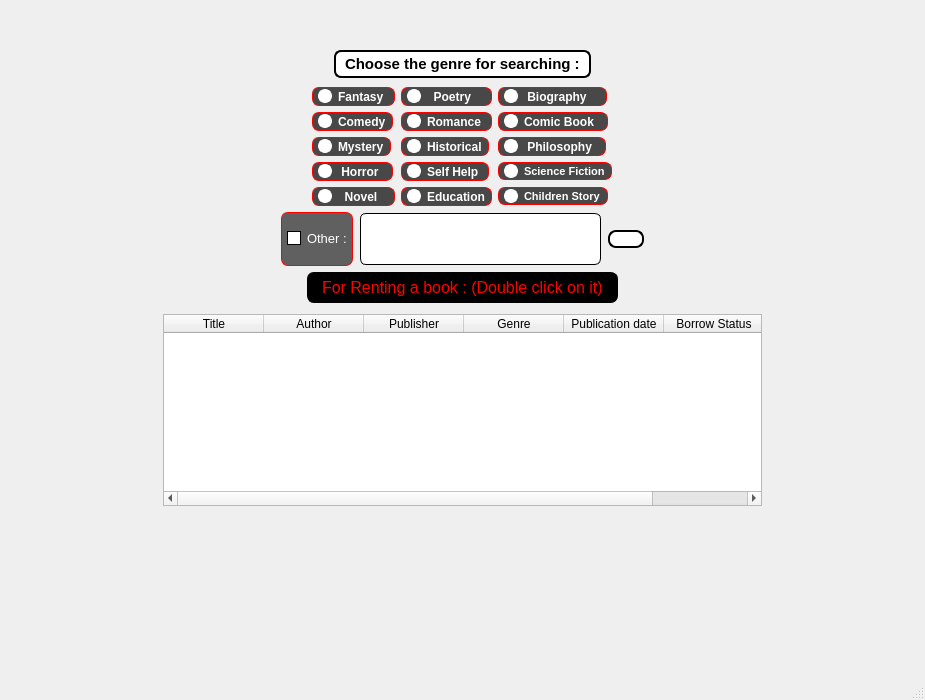
<?xml version="1.0" encoding="UTF-8"?>
<ui version="4.0">
 <class>rent</class>
 <widget class="QMainWindow" name="rent">
  <property name="geometry">
   <rect>
    <x>0</x>
    <y>0</y>
    <width>925</width>
    <height>700</height>
   </rect>
  </property>
  <property name="windowTitle">
   <string>MainWindow</string>
  </property>
  <property name="styleSheet">
   <string notr="true">#centralwidget
{
	border-image: url(:/img/C:/Users/DELTAcomputer/Desktop/lib1.jpg);
}

QRadioButton {
    color: black;
background-color : rgba(0, 0, 0,0.6);
border : 1px solid red;
border-radius : 7px;
}

QRadioButton::indicator {
    width: 10px;
    height: 10px;
    border-radius: 7px;
}

QRadioButton::indicator:checked {
    background-color: red;
    border: 2px solid white;
}

QRadioButton::indicator:unchecked {
    background-color:  white;
    border: 2px solid white;
}

QChechBox::indicator {
    width: 5px;
    height: 5px;
    border-radius: 5px;
}

QChechBox::indicator:checked {
    background-color: red;
    border: 2px solid red;
}

QCheckBox::indicator:unchecked {
    background-color:  white;
    border: 1px solid black;
}

#QCheckBox
 {
    color: black;
background-color : rgba(0, 0, 0,0.6);
border : 1px solid red;
border-radius : 7px;
}</string>
  </property>
  <widget class="QWidget" name="centralwidget">
   <layout class="QVBoxLayout" name="verticalLayout_7">
    <item>
     <layout class="QHBoxLayout" name="horizontalLayout_11">
      <property name="leftMargin">
       <number>20</number>
      </property>
      <property name="topMargin">
       <number>10</number>
      </property>
      <property name="rightMargin">
       <number>20</number>
      </property>
      <property name="bottomMargin">
       <number>5</number>
      </property>
      <item>
       <widget class="QPushButton" name="backBtn">
        <property name="cursor">
         <cursorShape>PointingHandCursor</cursorShape>
        </property>
        <property name="toolTip">
         <string>Back</string>
        </property>
        <property name="toolTipDuration">
         <number>-3</number>
        </property>
        <property name="styleSheet">
         <string notr="true">#backBtn
{
border : 10px;
}
</string>
        </property>
        <property name="text">
         <string/>
        </property>
        <property name="icon">
         <iconset>
          <normaloff>C:/Users/DELTAcomputer/Desktop/icons/329353.png</normaloff>C:/Users/DELTAcomputer/Desktop/icons/329353.png</iconset>
        </property>
        <property name="iconSize">
         <size>
          <width>55</width>
          <height>55</height>
         </size>
        </property>
       </widget>
      </item>
      <item>
       <spacer name="horizontalSpacer_19">
        <property name="orientation">
         <enum>Qt::Horizontal</enum>
        </property>
        <property name="sizeHint" stdset="0">
         <size>
          <width>40</width>
          <height>20</height>
         </size>
        </property>
       </spacer>
      </item>
     </layout>
    </item>
    <item>
     <layout class="QVBoxLayout" name="verticalLayout_5">
      <property name="leftMargin">
       <number>10</number>
      </property>
      <property name="topMargin">
       <number>0</number>
      </property>
      <property name="rightMargin">
       <number>10</number>
      </property>
      <property name="bottomMargin">
       <number>0</number>
      </property>
      <item>
       <layout class="QHBoxLayout" name="horizontalLayout_12">
        <property name="leftMargin">
         <number>10</number>
        </property>
        <property name="topMargin">
         <number>0</number>
        </property>
        <property name="rightMargin">
         <number>10</number>
        </property>
        <property name="bottomMargin">
         <number>3</number>
        </property>
        <item>
         <spacer name="horizontalSpacer_20">
          <property name="orientation">
           <enum>Qt::Horizontal</enum>
          </property>
          <property name="sizeHint" stdset="0">
           <size>
            <width>40</width>
            <height>20</height>
           </size>
          </property>
         </spacer>
        </item>
        <item>
         <widget class="QLabel" name="RentLabel">
          <property name="font">
           <font>
            <pointsize>11</pointsize>
            <weight>75</weight>
            <bold>true</bold>
           </font>
          </property>
          <property name="styleSheet">
           <string notr="true">#RentLabel
{
color : blacj;
padding : 3px 5px;
background-color : rgba(255, 255, 255,1.0);
border : 2px solid black;
border-radius : 7px;
}</string>
          </property>
          <property name="text">
           <string>Choose the genre for searching :</string>
          </property>
         </widget>
        </item>
        <item>
         <spacer name="horizontalSpacer_21">
          <property name="orientation">
           <enum>Qt::Horizontal</enum>
          </property>
          <property name="sizeHint" stdset="0">
           <size>
            <width>40</width>
            <height>20</height>
           </size>
          </property>
         </spacer>
        </item>
       </layout>
      </item>
      <item>
       <layout class="QGridLayout" name="gridLayout_3">
        <property name="sizeConstraint">
         <enum>QLayout::SetDefaultConstraint</enum>
        </property>
        <property name="leftMargin">
         <number>20</number>
        </property>
        <property name="topMargin">
         <number>0</number>
        </property>
        <property name="rightMargin">
         <number>20</number>
        </property>
        <property name="bottomMargin">
         <number>0</number>
        </property>
        <property name="verticalSpacing">
         <number>7</number>
        </property>
        <item row="0" column="2">
         <spacer name="horizontalSpacer_23">
          <property name="orientation">
           <enum>Qt::Horizontal</enum>
          </property>
          <property name="sizeHint" stdset="0">
           <size>
            <width>40</width>
            <height>20</height>
           </size>
          </property>
         </spacer>
        </item>
        <item row="0" column="1">
         <widget class="QWidget" name="lay2" native="true">
          <property name="styleSheet">
           <string notr="true"/>
          </property>
          <layout class="QGridLayout" name="gridLayout_4">
           <property name="leftMargin">
            <number>0</number>
           </property>
           <property name="topMargin">
            <number>0</number>
           </property>
           <property name="rightMargin">
            <number>1</number>
           </property>
           <property name="bottomMargin">
            <number>0</number>
           </property>
           <item row="1" column="0">
            <widget class="QRadioButton" name="comedyRadio">
             <property name="sizePolicy">
              <sizepolicy hsizetype="Fixed" vsizetype="Fixed">
               <horstretch>0</horstretch>
               <verstretch>0</verstretch>
              </sizepolicy>
             </property>
             <property name="font">
              <font>
               <pointsize>9</pointsize>
               <weight>75</weight>
               <bold>true</bold>
              </font>
             </property>
             <property name="cursor">
              <cursorShape>PointingHandCursor</cursorShape>
             </property>
             <property name="styleSheet">
              <string notr="true">#comedyRadio
{
color : white;
padding : 1px 5px;
background-color : rgba(0, 0, 0,0.7);
border : 1px solid red;
border-radius : 7px;
}</string>
             </property>
             <property name="text">
              <string>Comedy</string>
             </property>
            </widget>
           </item>
           <item row="3" column="0">
            <widget class="QRadioButton" name="horrorRadio">
             <property name="sizePolicy">
              <sizepolicy hsizetype="Fixed" vsizetype="Fixed">
               <horstretch>0</horstretch>
               <verstretch>0</verstretch>
              </sizepolicy>
             </property>
             <property name="font">
              <font>
               <pointsize>9</pointsize>
               <weight>75</weight>
               <bold>true</bold>
              </font>
             </property>
             <property name="cursor">
              <cursorShape>PointingHandCursor</cursorShape>
             </property>
             <property name="styleSheet">
              <string notr="true">#horrorRadio
{
color : white;
padding : 1px 5px;
background-color : rgba(0, 0, 0,0.7);
border : 1px solid red;
border-radius : 7px;
}</string>
             </property>
             <property name="text">
              <string> Horror  </string>
             </property>
            </widget>
           </item>
           <item row="3" column="2">
            <widget class="QRadioButton" name="scienceRadio">
             <property name="sizePolicy">
              <sizepolicy hsizetype="Fixed" vsizetype="Fixed">
               <horstretch>0</horstretch>
               <verstretch>0</verstretch>
              </sizepolicy>
             </property>
             <property name="font">
              <font>
               <pointsize>8</pointsize>
               <weight>75</weight>
               <bold>true</bold>
              </font>
             </property>
             <property name="cursor">
              <cursorShape>PointingHandCursor</cursorShape>
             </property>
             <property name="styleSheet">
              <string notr="true">#scienceRadio
{
color : white;
padding : 1px 5px;
background-color : rgba(0, 0, 0,0.7);
border : 1px solid red;
border-radius : 7px;
}</string>
             </property>
             <property name="text">
              <string>Science Fiction</string>
             </property>
            </widget>
           </item>
           <item row="0" column="2">
            <widget class="QRadioButton" name="bioRadio">
             <property name="sizePolicy">
              <sizepolicy hsizetype="Fixed" vsizetype="Fixed">
               <horstretch>0</horstretch>
               <verstretch>0</verstretch>
              </sizepolicy>
             </property>
             <property name="font">
              <font>
               <pointsize>9</pointsize>
               <weight>75</weight>
               <bold>true</bold>
              </font>
             </property>
             <property name="cursor">
              <cursorShape>PointingHandCursor</cursorShape>
             </property>
             <property name="styleSheet">
              <string notr="true">#bioRadio
{
color : white;
padding : 1px 5px;
background-color : rgba(0, 0, 0,0.7);
border : 1px solid red;
border-radius : 7px;
}</string>
             </property>
             <property name="text">
              <string> Biography    </string>
             </property>
            </widget>
           </item>
           <item row="1" column="1">
            <widget class="QRadioButton" name="romanceRadio">
             <property name="sizePolicy">
              <sizepolicy hsizetype="Fixed" vsizetype="Fixed">
               <horstretch>0</horstretch>
               <verstretch>0</verstretch>
              </sizepolicy>
             </property>
             <property name="font">
              <font>
               <pointsize>9</pointsize>
               <weight>75</weight>
               <bold>true</bold>
              </font>
             </property>
             <property name="cursor">
              <cursorShape>PointingHandCursor</cursorShape>
             </property>
             <property name="styleSheet">
              <string notr="true">#romanceRadio
{
color : white;
padding : 1px 5px;
background-color : rgba(0, 0, 0,0.7);
border : 1px solid red;
border-radius : 7px;
}</string>
             </property>
             <property name="text">
              <string>Romance </string>
             </property>
            </widget>
           </item>
           <item row="2" column="1">
            <widget class="QRadioButton" name="historicalRadio">
             <property name="sizePolicy">
              <sizepolicy hsizetype="Fixed" vsizetype="Fixed">
               <horstretch>0</horstretch>
               <verstretch>0</verstretch>
              </sizepolicy>
             </property>
             <property name="font">
              <font>
               <pointsize>9</pointsize>
               <weight>75</weight>
               <bold>true</bold>
              </font>
             </property>
             <property name="cursor">
              <cursorShape>PointingHandCursor</cursorShape>
             </property>
             <property name="styleSheet">
              <string notr="true">#historicalRadio
{
color : white;
padding : 1px 5px;
background-color : rgba(0, 0, 0,0.7);
border : 1px solid red;
border-radius : 7px;
}</string>
             </property>
             <property name="text">
              <string>Historical</string>
             </property>
            </widget>
           </item>
           <item row="3" column="1">
            <widget class="QRadioButton" name="helpRadio">
             <property name="sizePolicy">
              <sizepolicy hsizetype="Fixed" vsizetype="Fixed">
               <horstretch>0</horstretch>
               <verstretch>0</verstretch>
              </sizepolicy>
             </property>
             <property name="font">
              <font>
               <pointsize>9</pointsize>
               <weight>75</weight>
               <bold>true</bold>
              </font>
             </property>
             <property name="cursor">
              <cursorShape>PointingHandCursor</cursorShape>
             </property>
             <property name="styleSheet">
              <string notr="true">#helpRadio
{
color : white;
padding : 1px 5px;
background-color : rgba(0, 0, 0,0.7);
border : 1px solid red;
border-radius : 7px;
}</string>
             </property>
             <property name="text">
              <string>Self Help </string>
             </property>
            </widget>
           </item>
           <item row="2" column="0">
            <widget class="QRadioButton" name="mysteryRadio">
             <property name="sizePolicy">
              <sizepolicy hsizetype="Fixed" vsizetype="Fixed">
               <horstretch>0</horstretch>
               <verstretch>0</verstretch>
              </sizepolicy>
             </property>
             <property name="font">
              <font>
               <pointsize>9</pointsize>
               <weight>75</weight>
               <bold>true</bold>
              </font>
             </property>
             <property name="cursor">
              <cursorShape>PointingHandCursor</cursorShape>
             </property>
             <property name="styleSheet">
              <string notr="true">#mysteryRadio
{
color : white;
padding : 1px 5px;
background-color : rgba(0, 0, 0,0.7);
border : 1px solid red;
border-radius : 7px;
}</string>
             </property>
             <property name="text">
              <string>Mystery</string>
             </property>
            </widget>
           </item>
           <item row="1" column="2">
            <widget class="QRadioButton" name="comicRadio">
             <property name="sizePolicy">
              <sizepolicy hsizetype="Fixed" vsizetype="Fixed">
               <horstretch>0</horstretch>
               <verstretch>0</verstretch>
              </sizepolicy>
             </property>
             <property name="font">
              <font>
               <pointsize>9</pointsize>
               <weight>75</weight>
               <bold>true</bold>
              </font>
             </property>
             <property name="cursor">
              <cursorShape>PointingHandCursor</cursorShape>
             </property>
             <property name="styleSheet">
              <string notr="true">#comicRadio
{
color : white;
padding : 1px 5px;
background-color : rgba(0, 0, 0,0.7);
border : 1px solid red;
border-radius : 7px;
}</string>
             </property>
             <property name="text">
              <string>Comic Book  </string>
             </property>
            </widget>
           </item>
           <item row="4" column="1">
            <widget class="QRadioButton" name="educationRadio">
             <property name="sizePolicy">
              <sizepolicy hsizetype="Fixed" vsizetype="Fixed">
               <horstretch>0</horstretch>
               <verstretch>0</verstretch>
              </sizepolicy>
             </property>
             <property name="font">
              <font>
               <pointsize>9</pointsize>
               <weight>75</weight>
               <bold>true</bold>
              </font>
             </property>
             <property name="styleSheet">
              <string notr="true">#educationRadio
{
color : white;
padding : 1px 5px;
background-color : rgba(0, 0, 0,0.7);
border : 1px solid red;
border-radius : 7px;
}</string>
             </property>
             <property name="text">
              <string>Education</string>
             </property>
            </widget>
           </item>
           <item row="4" column="0">
            <widget class="QRadioButton" name="novelRadio">
             <property name="sizePolicy">
              <sizepolicy hsizetype="Fixed" vsizetype="Fixed">
               <horstretch>0</horstretch>
               <verstretch>0</verstretch>
              </sizepolicy>
             </property>
             <property name="font">
              <font>
               <pointsize>9</pointsize>
               <weight>75</weight>
               <bold>true</bold>
              </font>
             </property>
             <property name="cursor">
              <cursorShape>PointingHandCursor</cursorShape>
             </property>
             <property name="styleSheet">
              <string notr="true">#novelRadio
{
color : white;
padding : 1px 5px;
background-color : rgba(0, 0, 0,0.7);
border : 1px solid red;
border-radius : 7px;
}</string>
             </property>
             <property name="text">
              <string>  Novel   </string>
             </property>
            </widget>
           </item>
           <item row="0" column="1">
            <widget class="QRadioButton" name="poetryRadio">
             <property name="sizePolicy">
              <sizepolicy hsizetype="Fixed" vsizetype="Fixed">
               <horstretch>0</horstretch>
               <verstretch>0</verstretch>
              </sizepolicy>
             </property>
             <property name="font">
              <font>
               <pointsize>9</pointsize>
               <weight>75</weight>
               <bold>true</bold>
              </font>
             </property>
             <property name="cursor">
              <cursorShape>PointingHandCursor</cursorShape>
             </property>
             <property name="styleSheet">
              <string notr="true">#poetryRadio
{
color : white;
padding : 1px 5px;
background-color : rgba(0, 0, 0,0.7);
border : 1px solid red;
border-radius : 7px;
}</string>
             </property>
             <property name="text">
              <string>  Poetry    </string>
             </property>
            </widget>
           </item>
           <item row="4" column="2">
            <widget class="QRadioButton" name="childRadio">
             <property name="sizePolicy">
              <sizepolicy hsizetype="Fixed" vsizetype="Fixed">
               <horstretch>0</horstretch>
               <verstretch>0</verstretch>
              </sizepolicy>
             </property>
             <property name="font">
              <font>
               <pointsize>8</pointsize>
               <weight>75</weight>
               <bold>true</bold>
              </font>
             </property>
             <property name="cursor">
              <cursorShape>PointingHandCursor</cursorShape>
             </property>
             <property name="styleSheet">
              <string notr="true">#childRadio
{
color : white;
padding : 1px 5px;
background-color : rgba(0, 0, 0,0.7);
border : 1px solid red;
border-radius : 7px;
}</string>
             </property>
             <property name="text">
              <string>Children Story</string>
             </property>
            </widget>
           </item>
           <item row="2" column="2">
            <widget class="QRadioButton" name="philsRadio">
             <property name="sizePolicy">
              <sizepolicy hsizetype="Fixed" vsizetype="Fixed">
               <horstretch>0</horstretch>
               <verstretch>0</verstretch>
              </sizepolicy>
             </property>
             <property name="font">
              <font>
               <pointsize>9</pointsize>
               <weight>75</weight>
               <bold>true</bold>
              </font>
             </property>
             <property name="cursor">
              <cursorShape>PointingHandCursor</cursorShape>
             </property>
             <property name="styleSheet">
              <string notr="true">#philsRadio
{
color : white;
padding : 1px 5px;
background-color : rgba(0, 0, 0,0.7);
border : 1px solid red;
border-radius : 7px;
}</string>
             </property>
             <property name="text">
              <string> Philosophy  </string>
             </property>
            </widget>
           </item>
           <item row="0" column="0">
            <widget class="QRadioButton" name="fantasyRadio">
             <property name="font">
              <font>
               <pointsize>9</pointsize>
               <weight>75</weight>
               <bold>true</bold>
              </font>
             </property>
             <property name="cursor">
              <cursorShape>PointingHandCursor</cursorShape>
             </property>
             <property name="styleSheet">
              <string notr="true">#fantasyRadio
{
color : white;
padding : 1px 5px;
background-color : rgba(0, 0, 0,0.7);
border : 1px solid red;
border-radius : 7px;
}</string>
             </property>
             <property name="text">
              <string>Fantasy</string>
             </property>
            </widget>
           </item>
          </layout>
         </widget>
        </item>
        <item row="0" column="0">
         <spacer name="horizontalSpacer_34">
          <property name="orientation">
           <enum>Qt::Horizontal</enum>
          </property>
          <property name="sizeHint" stdset="0">
           <size>
            <width>40</width>
            <height>20</height>
           </size>
          </property>
         </spacer>
        </item>
       </layout>
      </item>
      <item>
       <layout class="QHBoxLayout" name="horizontalLayout_14">
        <property name="leftMargin">
         <number>20</number>
        </property>
        <property name="topMargin">
         <number>0</number>
        </property>
        <property name="rightMargin">
         <number>20</number>
        </property>
        <property name="bottomMargin">
         <number>0</number>
        </property>
        <item>
         <spacer name="horizontalSpacer_30">
          <property name="orientation">
           <enum>Qt::Horizontal</enum>
          </property>
          <property name="sizeHint" stdset="0">
           <size>
            <width>40</width>
            <height>20</height>
           </size>
          </property>
         </spacer>
        </item>
        <item>
         <widget class="QWidget" name="lay100" native="true">
          <property name="styleSheet">
           <string notr="true">#lay100
{
background-color : rgba(0, 0, 0,0.6);
border : 1px solid red;
border-radius : 7px;
padding : 2px 2px;
}</string>
          </property>
          <layout class="QHBoxLayout" name="lay">
           <property name="leftMargin">
            <number>6</number>
           </property>
           <property name="topMargin">
            <number>5</number>
           </property>
           <property name="rightMargin">
            <number>5</number>
           </property>
           <property name="bottomMargin">
            <number>5</number>
           </property>
           <item>
            <widget class="QCheckBox" name="OtherCheck">
             <property name="font">
              <font>
               <pointsize>10</pointsize>
               <weight>50</weight>
               <bold>false</bold>
              </font>
             </property>
             <property name="styleSheet">
              <string notr="true">#OtherCheck
{
color : white;
margin-bottom:1px;
}</string>
             </property>
             <property name="text">
              <string>Other :</string>
             </property>
            </widget>
           </item>
          </layout>
         </widget>
        </item>
        <item>
         <widget class="QLineEdit" name="searchLine">
          <property name="enabled">
           <bool>false</bool>
          </property>
          <property name="font">
           <font>
            <family>inherit</family>
            <pointsize>-1</pointsize>
            <weight>50</weight>
            <italic>false</italic>
            <bold>false</bold>
           </font>
          </property>
          <property name="styleSheet">
           <string notr="true">#searchLine
{
border: 1px solid;
border-radius: 6px;
background-repeat: no-repeat;
background-position: right 8px center;
padding: 14px 20px;
font-size: 14px;
line-height: 20px;
color : rgb(36, 41, 46);
vertical-align: middle;
background-color: rgb(255, 255, 255);
font-family: inherit;
font: inherit;
margin: 1px 1px;
width: 100%;
}</string>
          </property>
         </widget>
        </item>
        <item>
         <widget class="QPushButton" name="SearchBtn">
          <property name="sizePolicy">
           <sizepolicy hsizetype="Minimum" vsizetype="Fixed">
            <horstretch>0</horstretch>
            <verstretch>0</verstretch>
           </sizepolicy>
          </property>
          <property name="cursor">
           <cursorShape>PointingHandCursor</cursorShape>
          </property>
          <property name="styleSheet">
           <string notr="true">#SearchBtn
{
color: rgb(255, 255, 255);
background-color: white;
    line-height: 20px;
    border: 2px solid black;
    border-radius: 8px;
font: inherit;
}

#Btn:hover
{
ba0ckground-color: rgb(145, 22, 26);
}</string>
          </property>
          <property name="text">
           <string/>
          </property>
          <property name="icon">
           <iconset>
            <normaloff>C:/Users/DELTAcomputer/Desktop/icons/IMG_0149.PNG</normaloff>C:/Users/DELTAcomputer/Desktop/icons/IMG_0149.PNG</iconset>
          </property>
          <property name="iconSize">
           <size>
            <width>46</width>
            <height>46</height>
           </size>
          </property>
         </widget>
        </item>
        <item>
         <spacer name="horizontalSpacer_31">
          <property name="orientation">
           <enum>Qt::Horizontal</enum>
          </property>
          <property name="sizeHint" stdset="0">
           <size>
            <width>40</width>
            <height>20</height>
           </size>
          </property>
         </spacer>
        </item>
       </layout>
      </item>
      <item>
       <layout class="QHBoxLayout" name="horizontalLayout_13">
        <property name="leftMargin">
         <number>20</number>
        </property>
        <property name="topMargin">
         <number>0</number>
        </property>
        <property name="rightMargin">
         <number>20</number>
        </property>
        <property name="bottomMargin">
         <number>0</number>
        </property>
        <item>
         <spacer name="horizontalSpacer_24">
          <property name="orientation">
           <enum>Qt::Horizontal</enum>
          </property>
          <property name="sizeHint" stdset="0">
           <size>
            <width>40</width>
            <height>20</height>
           </size>
          </property>
         </spacer>
        </item>
        <item>
         <spacer name="horizontalSpacer_25">
          <property name="orientation">
           <enum>Qt::Horizontal</enum>
          </property>
          <property name="sizeHint" stdset="0">
           <size>
            <width>40</width>
            <height>20</height>
           </size>
          </property>
         </spacer>
        </item>
        <item>
         <spacer name="horizontalSpacer_26">
          <property name="orientation">
           <enum>Qt::Horizontal</enum>
          </property>
          <property name="sizeHint" stdset="0">
           <size>
            <width>40</width>
            <height>20</height>
           </size>
          </property>
         </spacer>
        </item>
        <item>
         <widget class="QLabel" name="RemoveLabel">
          <property name="font">
           <font>
            <pointsize>-1</pointsize>
           </font>
          </property>
          <property name="styleSheet">
           <string notr="true">#RemoveLabel
{
font-size: 16px;
    letter-spacing: -.00px;
color : red;
border : 1.25px solid black;
border-radius : 7px;
background-color :black;
    padding: 5px 10px;

}</string>
          </property>
          <property name="text">
           <string>For Renting a book : (Double click on it)</string>
          </property>
         </widget>
        </item>
        <item>
         <spacer name="horizontalSpacer_27">
          <property name="orientation">
           <enum>Qt::Horizontal</enum>
          </property>
          <property name="sizeHint" stdset="0">
           <size>
            <width>40</width>
            <height>20</height>
           </size>
          </property>
         </spacer>
        </item>
        <item>
         <spacer name="horizontalSpacer_28">
          <property name="orientation">
           <enum>Qt::Horizontal</enum>
          </property>
          <property name="sizeHint" stdset="0">
           <size>
            <width>40</width>
            <height>20</height>
           </size>
          </property>
         </spacer>
        </item>
        <item>
         <spacer name="horizontalSpacer_29">
          <property name="orientation">
           <enum>Qt::Horizontal</enum>
          </property>
          <property name="sizeHint" stdset="0">
           <size>
            <width>40</width>
            <height>20</height>
           </size>
          </property>
         </spacer>
        </item>
       </layout>
      </item>
     </layout>
    </item>
    <item>
     <layout class="QVBoxLayout" name="verticalLayout_6">
      <property name="leftMargin">
       <number>20</number>
      </property>
      <property name="topMargin">
       <number>0</number>
      </property>
      <property name="rightMargin">
       <number>20</number>
      </property>
      <property name="bottomMargin">
       <number>0</number>
      </property>
      <item>
       <layout class="QHBoxLayout" name="horizontalLayout_15">
        <property name="leftMargin">
         <number>20</number>
        </property>
        <property name="topMargin">
         <number>5</number>
        </property>
        <property name="rightMargin">
         <number>20</number>
        </property>
        <property name="bottomMargin">
         <number>0</number>
        </property>
        <item>
         <spacer name="horizontalSpacer_32">
          <property name="orientation">
           <enum>Qt::Horizontal</enum>
          </property>
          <property name="sizeType">
           <enum>QSizePolicy::Fixed</enum>
          </property>
          <property name="sizeHint" stdset="0">
           <size>
            <width>100</width>
            <height>20</height>
           </size>
          </property>
         </spacer>
        </item>
        <item>
         <layout class="QHBoxLayout" name="horizontalLayout_16">
          <property name="leftMargin">
           <number>14</number>
          </property>
          <property name="topMargin">
           <number>0</number>
          </property>
          <property name="rightMargin">
           <number>14</number>
          </property>
          <property name="bottomMargin">
           <number>0</number>
          </property>
          <item>
           <widget class="QTableWidget" name="Table">
            <property name="font">
             <font>
              <weight>50</weight>
              <bold>false</bold>
             </font>
            </property>
            <property name="autoFillBackground">
             <bool>false</bool>
            </property>
            <property name="frameShape">
             <enum>QFrame::StyledPanel</enum>
            </property>
            <property name="frameShadow">
             <enum>QFrame::Plain</enum>
            </property>
            <property name="lineWidth">
             <number>1</number>
            </property>
            <property name="midLineWidth">
             <number>1</number>
            </property>
            <property name="horizontalScrollBarPolicy">
             <enum>Qt::ScrollBarAsNeeded</enum>
            </property>
            <property name="sizeAdjustPolicy">
             <enum>QAbstractScrollArea::AdjustIgnored</enum>
            </property>
            <property name="autoScrollMargin">
             <number>25</number>
            </property>
            <property name="editTriggers">
             <set>QAbstractItemView::AnyKeyPressed</set>
            </property>
            <property name="tabKeyNavigation">
             <bool>false</bool>
            </property>
            <property name="showDropIndicator" stdset="0">
             <bool>false</bool>
            </property>
            <property name="dragDropOverwriteMode">
             <bool>false</bool>
            </property>
            <property name="alternatingRowColors">
             <bool>true</bool>
            </property>
            <property name="selectionMode">
             <enum>QAbstractItemView::NoSelection</enum>
            </property>
            <property name="textElideMode">
             <enum>Qt::ElideNone</enum>
            </property>
            <property name="verticalScrollMode">
             <enum>QAbstractItemView::ScrollPerPixel</enum>
            </property>
            <property name="sortingEnabled">
             <bool>true</bool>
            </property>
            <property name="wordWrap">
             <bool>false</bool>
            </property>
            <property name="cornerButtonEnabled">
             <bool>false</bool>
            </property>
            <attribute name="horizontalHeaderStretchLastSection">
             <bool>false</bool>
            </attribute>
            <attribute name="verticalHeaderVisible">
             <bool>false</bool>
            </attribute>
            <attribute name="verticalHeaderStretchLastSection">
             <bool>false</bool>
            </attribute>
            <column>
             <property name="text">
              <string>Title</string>
             </property>
            </column>
            <column>
             <property name="text">
              <string>Author</string>
             </property>
            </column>
            <column>
             <property name="text">
              <string>Publisher</string>
             </property>
            </column>
            <column>
             <property name="text">
              <string>Genre</string>
             </property>
            </column>
            <column>
             <property name="text">
              <string>Publication date</string>
             </property>
            </column>
            <column>
             <property name="text">
              <string>Borrow Status</string>
             </property>
            </column>
           </widget>
          </item>
         </layout>
        </item>
        <item>
         <spacer name="horizontalSpacer_33">
          <property name="orientation">
           <enum>Qt::Horizontal</enum>
          </property>
          <property name="sizeType">
           <enum>QSizePolicy::Fixed</enum>
          </property>
          <property name="sizeHint" stdset="0">
           <size>
            <width>100</width>
            <height>20</height>
           </size>
          </property>
         </spacer>
        </item>
       </layout>
      </item>
     </layout>
    </item>
    <item>
     <spacer name="verticalSpacer_3">
      <property name="orientation">
       <enum>Qt::Vertical</enum>
      </property>
      <property name="sizeHint" stdset="0">
       <size>
        <width>20</width>
        <height>40</height>
       </size>
      </property>
     </spacer>
    </item>
   </layout>
  </widget>
  <widget class="QMenuBar" name="menubar">
   <property name="geometry">
    <rect>
     <x>0</x>
     <y>0</y>
     <width>925</width>
     <height>26</height>
    </rect>
   </property>
  </widget>
  <widget class="QStatusBar" name="statusbar"/>
 </widget>
 <resources/>
 <connections/>
</ui>
